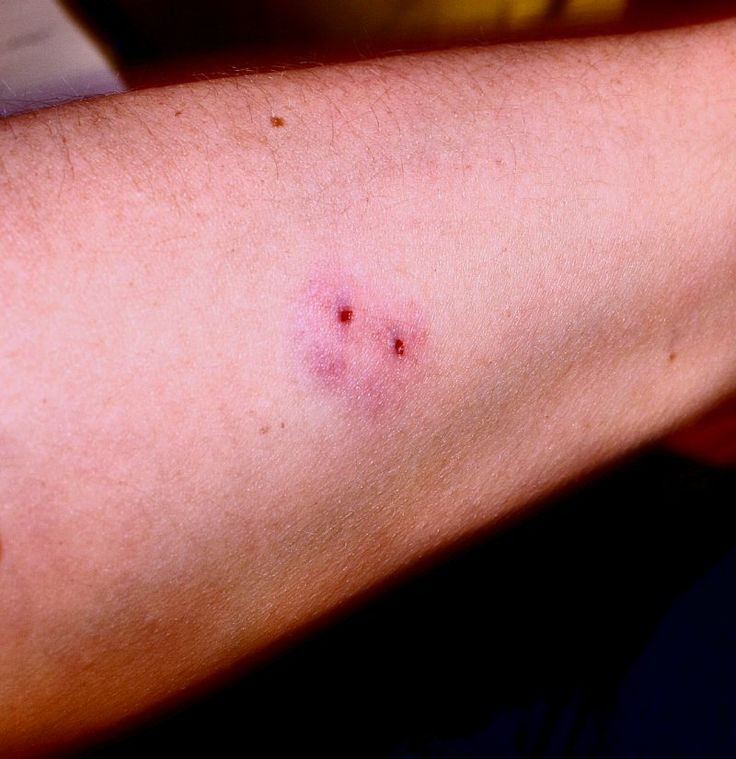
#> input picture project_snake_bite_detection/src/images/snakebite-girls-camp.jpg, 736 x 759 px
$ python test.py
#> lines starting #> are read from the running program, lines starting #| are printed output that depends on the picture; after the words box and inside, x2 and y2 are one past the last pixel; in counts of white or black regions, pixels touching at a corner belong together
import numpy as np
import cv2

img = cv2.imread('images/snakebite-girls-camp.jpg', 0)
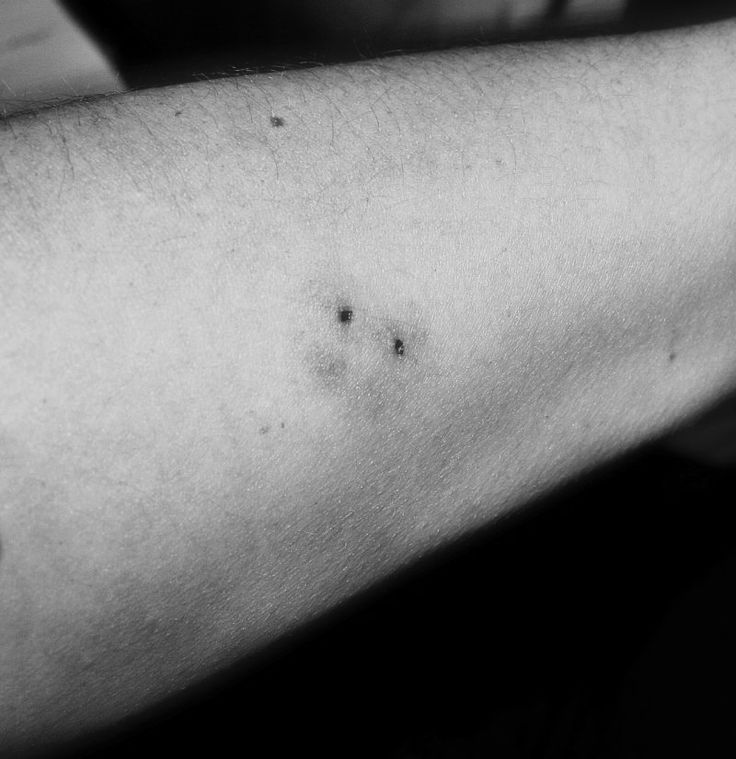
#> img: shape (759, 736); min 0, max 229, mean 117.1
img = cv2.medianBlur(img,1)
cimg = cv2.cvtColor(img,cv2.COLOR_GRAY2BGR)

# Increase intensive level
ret, img = cv2.threshold(cimg, 100, 255, cv2.THRESH_BINARY)
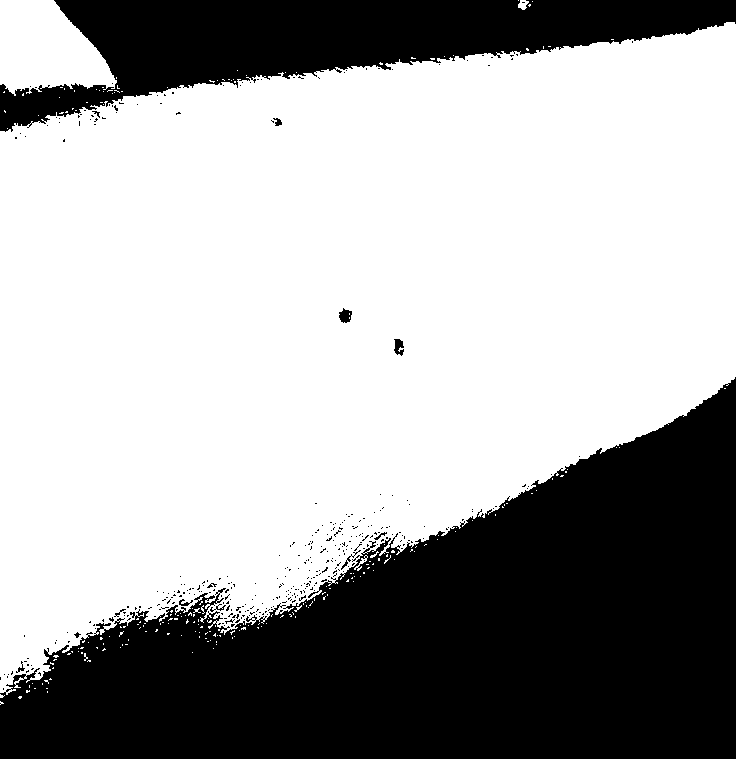
#> img: shape (759, 736, 3); 64.4% white; 359 black regions (345 under 20 px), largest, box (x1, y1, x2, y2) and area: (0, 377, 736, 759) 153935, (0, 0, 736, 132) 43439, (339, 308, 352, 323) 132

# Set up the detector with default parameters.
detector = cv2.SimpleBlobDetector_create()

# Detect blobs.
keypoints = detector.detect(img)
#> keypoints = ()

# Draw detected blobs as red circles.
# cv2.DRAW_MATCHES_FLAGS_DRAW_RICH_KEYPOINTS ensures the size of the circle corresponds to the size of blob
im_with_keypoints = cv2.drawKeypoints(img, keypoints, np.array([]), (0, 255, 0), cv2.DRAW_MATCHES_FLAGS_DRAW_RICH_KEYPOINTS)

cv2.imshow('Detected Circle', im_with_keypoints)
cv2.waitKey(0)
cv2.destroyAllWindows()

$ run again, with project_snake_bite_detection/src/images/im.jpg copied over project_snake_bite_detection/src/images/snakebite-girls-camp.jpg
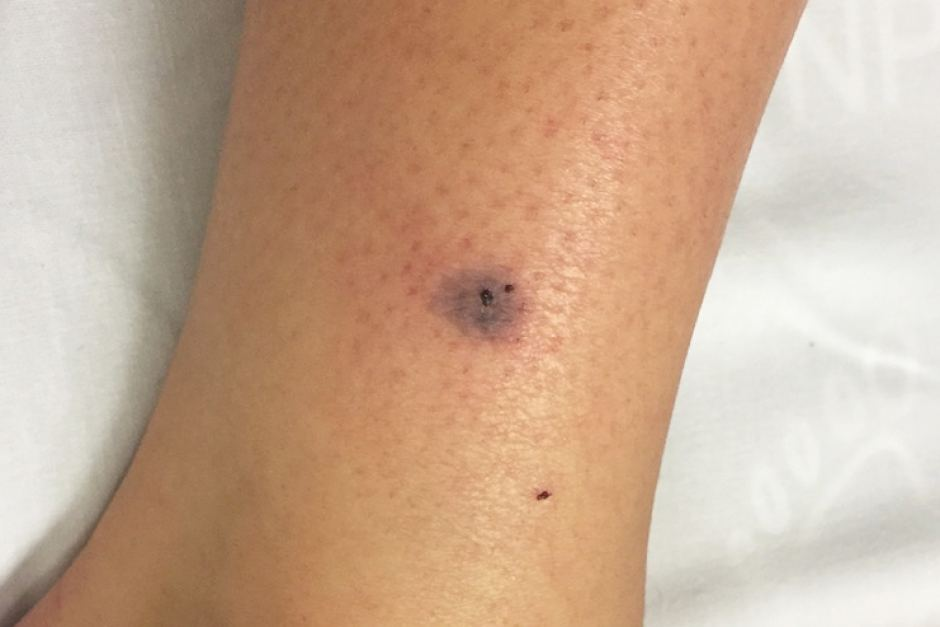
#> input picture project_snake_bite_detection/src/images/im.jpg, 940 x 627 px
#> `img = cv2.imread('images/snakebite-girls-camp.jpg', 0)`:
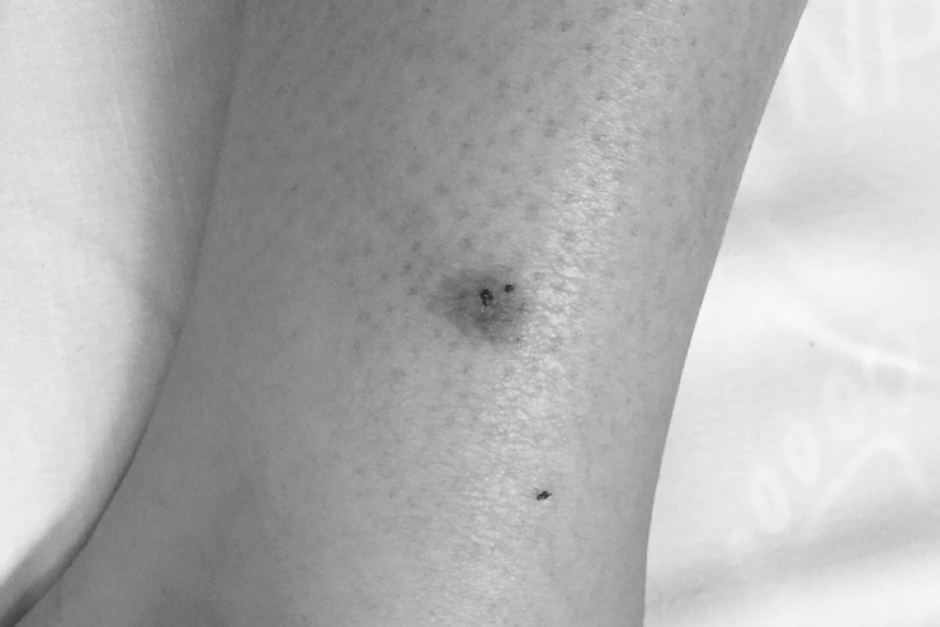
#> img: shape (627, 940); min 33, max 254, mean 176.9
#> `ret, img = cv2.threshold(cimg, 100, 255, cv2.THRESH_BINARY)`:
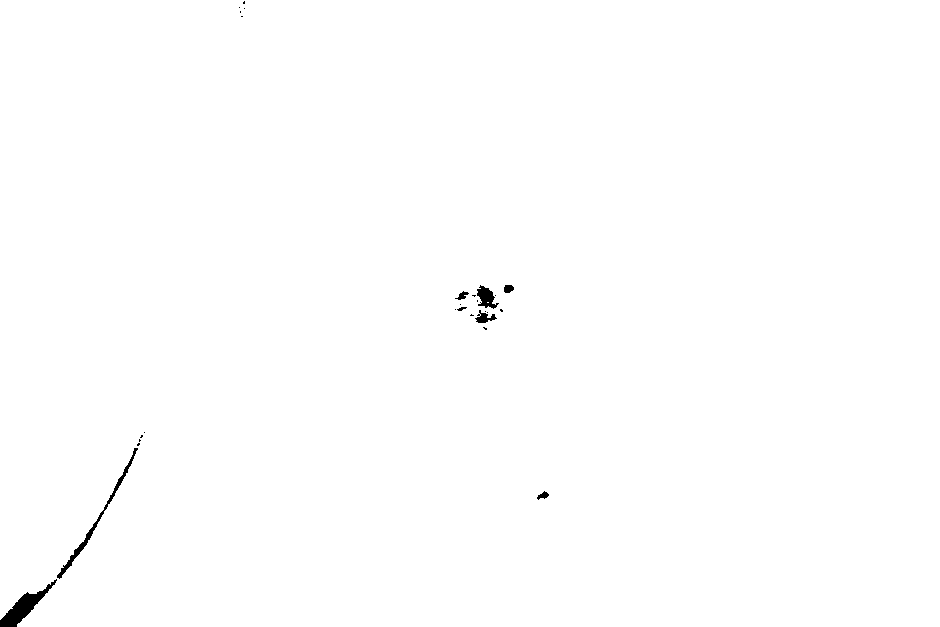
#> img: shape (627, 940, 3); 99.7% white; 27 black regions (19 under 20 px), largest, box (x1, y1, x2, y2) and area: (0, 579, 57, 627) 787, (57, 448, 138, 579) 562, (477, 285, 499, 309) 281
#> keypoints = 1 keypoints; (x, y, size): (508, 288, 10.3)
